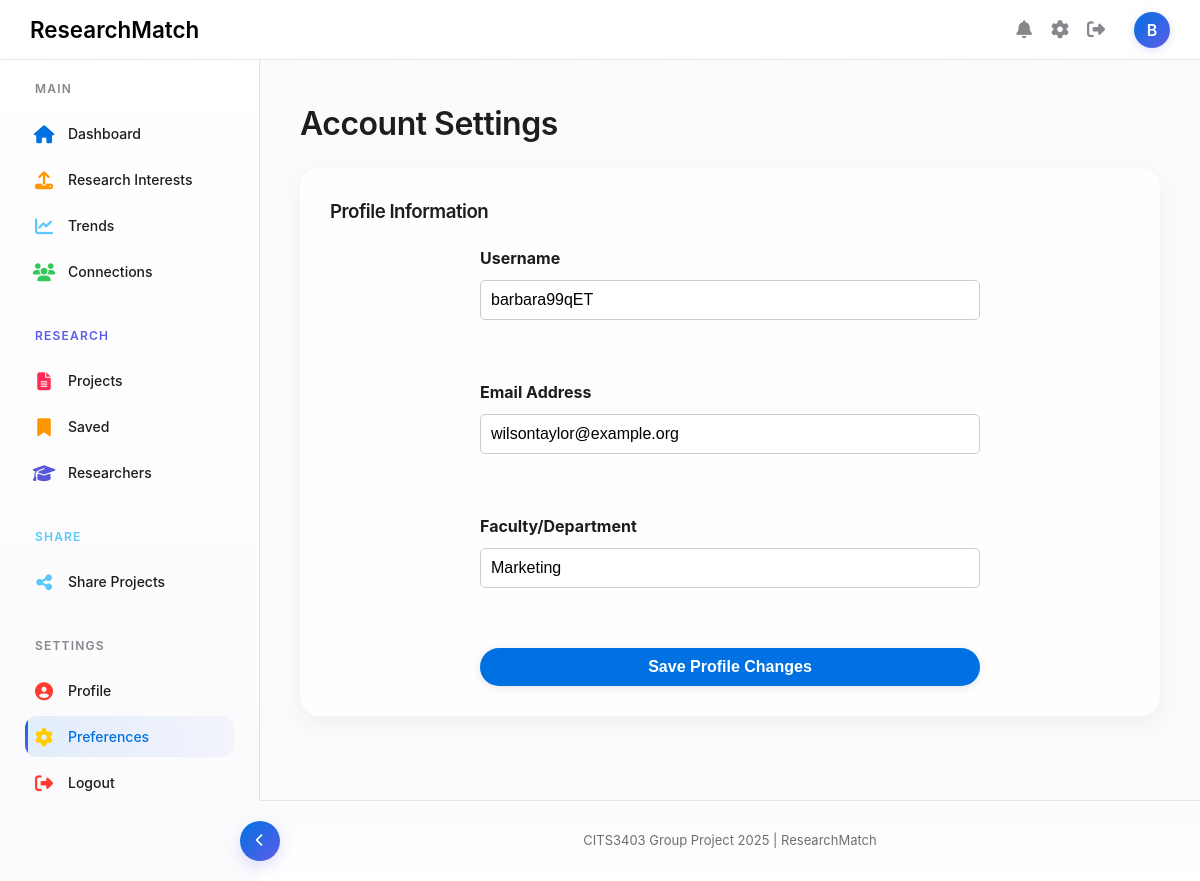
The app's page /settings (signed in) with its own data.
### database/schema.py (models this page shows, shortened)
class User(db.Model):
    id = db.Column(db.Integer, primary_key=True)
    username = db.Column(db.String(100), nullable=False, unique=True)
    password_hash = db.Column(db.String(255), nullable=False)
    email = db.Column(db.String(100), nullable=False)
    research_area_id = db.Column(db.Integer, db.ForeignKey('research_area.id'))
    faculty = db.relationship('ResearchArea', backref='users')
    interests = db.relationship('Interest', secondary=user_interest, backref='users')
    saved_projects = db.relationship('Project', secondary=user_saved_projects, backref='saved_by_users')
    connections = db.relationship(
        'User',
        secondary=user_connections,
        primaryjoin=id == user_connections.c.user_id,
        secondaryjoin=id == user_connections.c.connection_id,
        back_populates='connections_reverse',
        lazy='dynamic'
    )
    connections_reverse = db.relationship(
        'User',
        secondary=user_connections,
        primaryjoin=id == user_connections.c.connection_id,
        secondaryjoin=id == user_connections.c.user_id,
        back_populates='connections',
        lazy='dynamic'
    )

class ResearchArea(db.Model):
    __tablename__ = "research_area"
    id = db.Column(db.Integer, primary_key=True)
    area = db.Column(db.String(100), nullable=False)

### app.py (the view)
@app.route('/settings')
@token_required
def settings():
    user = User.query.get(session['user_id'])
    return render_template('settings.html',
                          username=session['username'],
                          user=user,
                          is_authenticated_page=True,  # Add this flag
                          user_name=session.get('username'))  # Add this for avatar

### app.py (called while the page is built)
def token_required(func):
    @wraps(func)
    def decorated(*args, **kwargs):
        token = request.cookies.get('jwt_token', None)
        if not token:
            return back_to_login()
        try:
            data = jwt.decode(token, current_app.config['SECRET_KEY'], algorithms=["HS256"])
            request.user = data  # optionally attach user info to request
        except jwt.ExpiredSignatureError:
            return back_to_login()
        except jwt.InvalidTokenError:
            return back_to_login()
        return func(*args, **kwargs)
    return decorated

### templates/settings.html (shortened to what this page needs)
{% extends 'base.html' %}
{% block content %}
    <h1>Account Settings</h1>
    <div class="glass-card">
        <h3>Profile Information</h3>
        <form action="/settings/profile" method="POST">
            <div style="margin-bottom: 20px;">
                <label for="username">Username</label>
                <input type="text" id="username" name="username" value="{{ user.username }}" required>
            </div>
            <div style="margin-bottom: 20px;">
                <label for="email">Email Address</label>
                <input type="text" id="email" name="email" value="{{ user.email if user.email else '' }}" required>
            </div>
            <div style="margin-bottom: 20px;">
                <label for="faculty">Faculty/Department</label>
                <input type="text" id="faculty" name="faculty" value="{{ user.faculty.area if user.faculty else '' }}">
            </div>
            <button type="submit" class="btn">Save Profile Changes</button>
        </form>
    </div>
{% endblock %}

### static/css/style.css (style rules this page uses)
:root { --primary-color: #0071E3; --primary-dark: #005BBB; --primary-light: #E1F0FF; --accent-purple: #5E5CE6; --accent-pink: #FF2D55; --accent-orange: #FF9500; --accent-teal: #5AC8FA; --accent-green: #34C759; --accent-red: #FF3B30; --accent-yellow: #FFCC00; --accent-indigo: #5856D6; --text-primary: #1D1D1F; --text-secondary: #86868B; --text-tertiary: #6E6E73; --border-light: rgba(0, 0, 0, 0.1); --background-light: #FBFBFD; --background-medium: #F5F5F7; --card-background: #FFFFFF; --shadow-sm: 0 2px 8px rgba(0, 0, 0, 0.05); --shadow-md: 0 5px 20px rgba(0, 0, 0, 0.08); --shadow-lg: 0 10px 30px rgba(0, 0, 0, 0.1); --transition: all 0.25s ease; --radius-sm: 8px; --radius-md: 12px; --radius-lg: 20px; --header-height: 60px; --sidebar-width: 260px; --sidebar-collapsed-width: 80px; }
body { margin: 0; font-family: -apple-system, BlinkMacSystemFont, "Segoe UI", Roboto, Helvetica, Arial, sans-serif; background-color: var(--background-light); color: var(--text-primary); line-height: 1.5; min-height: 100vh; display: flex; flex-direction: column; scroll-behavior: smooth; }
button { cursor: pointer; }
* { margin: 0; padding: 0; box-sizing: border-box; }
h1, h2, h3 { font-weight: 600; letter-spacing: -0.5px; margin-bottom: 20px; color: var(--text-primary); }
.glass-card { background: rgba(255, 255, 255, 0.7); backdrop-filter: blur(10px); border-radius: 20px; box-shadow: 0 8px 24px rgba(0, 0, 0, 0.05); transition: transform 0.3s ease, box-shadow 0.3s ease; margin-bottom: 40px; padding: 30px; min-height: auto; }
.btn { border-radius: 24px; font-weight: 600; padding: 10px 24px; background-color: #0071e3; color: white; border: none; transition: background-color 0.3s ease, transform 0.2s ease; cursor: pointer; box-shadow: 0 2px 8px rgba(0, 0, 0, 0.1); margin-bottom: 0; }
input[type="text"], input[type="file"], input[type="password"] { width: 100%; padding: 12px; border-radius: 8px; border: 1px solid #ccc; margin-top: 10px; margin-bottom: 20px; font-size: 1rem; transition: border-color 0.3s ease, box-shadow 0.3s ease; }
a, .btn, .card, .input, .nav-link { transition: all 0.3s ease; }
form { flex: 1 1 100%; max-width: 500px; display: flex; flex-direction: column; gap: 20px; margin: 0 auto; }
form label { font-weight: bold; margin-bottom: 5px; text-align: left; }
form input[type="text"], form input[type="email"], form input[type="password"] { padding: 10px; font-size: 1rem; border: 1px solid #ccc; border-radius: 5px; }
form button { padding: 12px; font-size: 1rem; background-color: #0077cc; color: white; border: none; border-radius: 5px; cursor: pointer; }

### records on screen
User: username "barbara99qET", email "wilsontaylor@example.org"
ResearchArea: faculty "Marketing"

### other values on screen
{{ user_name[0].upper() if user_name else 'U' }} "B"
